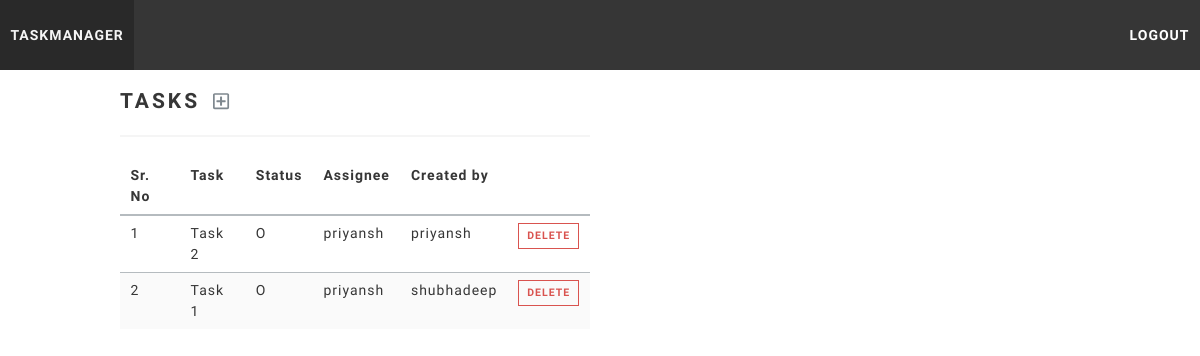
Page /accounts/home/ (signed in) on the earlier database version.
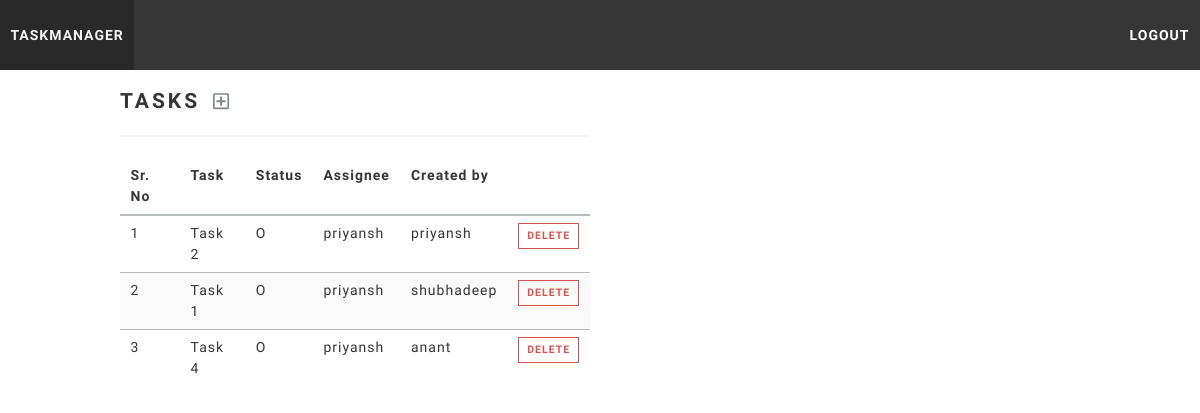
Same page on the later database version.
### tasks/models.py (models this page shows, shortened)
class Task(models.Model):
    STATUS_CHOICES = (
        ('P', 'Planned'),
        ('O', 'Ongoing'),
        ('D', 'Done')
    )
    title = models.CharField(max_length=100)
    description = models.CharField(max_length=300)
    status = models.CharField(max_length=1, choices=STATUS_CHOICES)
    created_date = models.DateField(
        default=timezone.now, blank=True, null=True)
    created_by = models.ForeignKey(
        User, null=True, related_name='task_created_by', on_delete=models.CASCADE)
    assigned_to = models.ForeignKey(
        User, blank=True, null=True, related_name='task_assigned_to', on_delete=models.CASCADE)

### accounts/views.py (the view)
# urls.py: path('home/', views.home_view, name="home"),
@login_required(login_url='accounts:login')
def home_view(request):
    tasks = Task.objects.filter(
        Q(created_by=request.user) | Q(assigned_to=request.user))
    return render(request, 'home.html', {'tasks': tasks})

### accounts/templates/home.html
{% extends 'base_layout.html' %}
{% block content %}
{% include "navbar.html" %}
<div class="container" style="margin-top:20px;">
    <div class="columns">
        <div class="column is-6">
            <h1 class="title is-4">Tasks <a href="{% url 'tasks:create' %}" style="margin-left:5px;"><i class="far fa-plus-square fa-sm"></i></a></h1>
            <hr>
            {% if tasks|length == 0 %}
                <p class="subtitle is-5 has-text-centered">No tasks found.</p>
            {% else %}
                <table class="table is-striped  is-hoverable is-fullwidth">
                    <thead>
                        <tr>
                            <th>Sr. No</th>
                            <th>Task</th>
                            <th>Status</th>
                            <th>Assignee</th>
                            <th>Created by</th>
                            <th></th>
                        </tr>
                    </thead>
                    <tbody>
                        {% for task in tasks %}
                        <tr>
                            <td>{{forloop.counter}}</td>
                            <td>
                                <a href="{% url 'tasks:detail' task.id %}" style="color:#363636;">{{task.title}}</a>
                            </td>
                            <td>{{task.status}}</td>
                            <td>{{task.assigned_to}}</td>
                            <td>{{task.created_by}}</td>
                            <td><a href="{% url 'tasks:delete' task.id %}" class="button is-small is-outlined is-danger">Delete</a></td>
                        </tr>
                        {% endfor %}
                    </tbody>
                </table>
            {% endif %}
        </div>
    </div>
</div>
{% endblock %}

### accounts/templates/base_layout.html (shortened to what this page needs)
{% load static %}
<!DOCTYPE html>
<html lang="en">
  <head>
    <link rel="stylesheet" type="text/css" href="{% static 'bulma_lux.css' %}">
  </head>
  <body>
  {% block content%}
  {% endblock %}
  </body>
</html>

### tasks/templates/navbar.html (shortened to what this page needs)
<nav id="navbar" class="navbar is-dark">
  <div class="navbar-brand">
    <a href="{% url 'accounts:home' %}" class="navbar-item">TaskManager</a>
  </div>
  <div class="navbar-menu" id="burgerMenu">
    <div class="navbar-end">
        <a href="{% url 'accounts:logout' %}" class="navbar-item">
            <strong>Logout</strong>
        </a>
    </div>
  </div>
</nav>

Differences in the rows shown:
added Task: title "Task 4", status "O", assigned_to "priyansh", created_by "anant"
